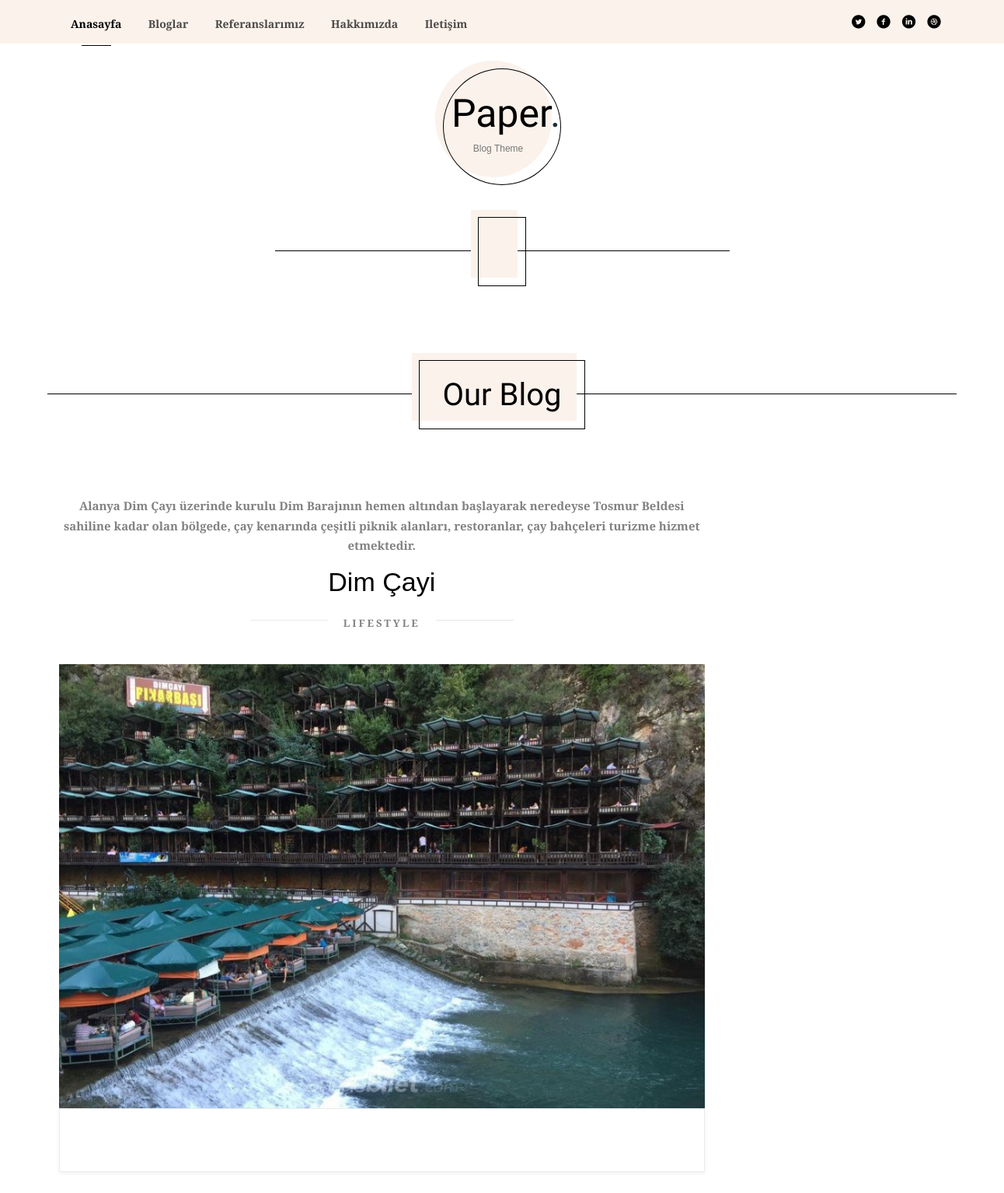
Screenshot of /blog/ with the database file from the repository.
### blog/models.py (models this page shows)
class Blog(models.Model):  # kategori ile ilişki kuruyoruz
    STATUS = (
        ('True', 'Evet'),
        ('False', 'Hayır'),
    )
    category = models.ForeignKey(Category, on_delete=models.CASCADE)  # foreignkey kategori: kategoriye refere ettik
    title = models.CharField(max_length=150)
    keywords = models.CharField(blank=True,max_length=255)
    description = models.CharField(blank=True,max_length=255)
    image = models.ImageField(blank=True, upload_to='images/')
    detail = RichTextUploadingField()
    slug = models.SlugField(blank=True,max_length=150)  # adres satırında ürünü çağırabilmemiz için yazdığımız metin
    status = models.CharField(max_length=10, choices=STATUS)
    create_at = models.DateTimeField(auto_now_add=True)
    update_at = models.DateTimeField(auto_now=True)
    def image_tag(self):   #image diye html kodu yazıyoruz adı img tag.class image in altında ki image burada ki image url kısmı search kısmına yazılıyor
        return mark_safe('<img src="{}" height="50"/>'.format(self.image.url))
    image_tag.short_description = 'Image'

### blog/views.py (the view)
# urls.py: path('', views.index, name='index'),
def index(request, ):
    blogs = Blog.objects.all()
    category = Category.objects.all()
    images = Category.objects.all()
    context = {'blogs': blogs,
               'category': category,
               'imagess': images,
             }
    return render(request, 'blogs.html', context)

### home/templates/blogs.html (shortened to what this page needs)
{% extends 'homebase.html' %}
{% block content %}
<div id="fh5co-content" class="fh5co-no-pd-top">
		<div class="container">
			<div class="row animate-box">
				<div class="col-md-6 col-md-offset-3 text-center fh5co-heading">
					<h2><span>{{categorydata.title}}</span></h2>
				</div>
			</div>
			<div class="row">
                <div id="fh5co-content" class="fh5co-no-pd-top">
                    <div class="container">
                        <div class="row animate-box">
                            <div class="col-md-12 col-md-offset-0 text-center fh5co-heading">
                                <h2><span>Our Blog</span></h2>
                            </div>
                        </div>
                        <div class="row">
                            <div class="col-md-9 col-padded-right">
                                <div class="row">
                                    {% for rs in blogs %}
                                    <div class="col-md-12">
                                        <div class="fh5co-blog animate-box">
                                            <div class="title title-pin text-center">
                                                <span class="posted-on">{{ rs.description }}</span>
                                                <h3><a href="#">{{ rs.title }}</a></h3>
                                                <span class="category">Lifestyle</span>
                                            </div>
                                            <a href="#"><img class="img-responsive" src="{{rs.image.url}}" alt=""></a>
                                            <div class="blog-text text-center">
                                            </div>
                                        </div>
                                    </div>
                                    {% endfor %}
                                </div>
                            </div>
                        </div>
                    </div>
                </div>
            </div>
        </div>
</div>
{% endblock %}

### home/static/css/style.css (style rules this page uses)
body { font-family: "Josefin Slab", Arial, serif; font-weight: 400; font-size: 16px; line-height: 1.7; color: #828282; }
a { color: #1d2f3b; -webkit-transition: 0.5s; -o-transition: 0.5s; transition: 0.5s; }
h1, h2, h3, h4, h5, h6, figure { color: #000; font-family: "Josefin Slab", Arial, serif; font-weight: 400; margin: 0 0 20px 0; }
#fh5co-about, #fh5co-content, #fh5co-started, #fh5co-blog, #fh5co-blog-popular, #fh5co-contact, #fh5co-footer { padding: 7em 0; clear: both; }
.fh5co-no-pd-top { padding-top: 1.5em !important; }
.fh5co-heading { margin-bottom: 5em; position: relative; }
.fh5co-heading:after { position: absolute; top: 28px; bottom: 0; left: 0; right: 0; width: 100%; height: 1px; content: ''; background: black; z-index: -1; }
.fh5co-heading h2 { font-size: 40px; margin-bottom: 20px; line-height: 1.5; color: #000; font-family: "Sacramento", cursive; }
.fh5co-heading h2 span { padding: 20px 30px; border: 1px solid #000; z-index: 8; position: relative; }
.fh5co-heading h2 span:after { position: absolute; top: -10px; bottom: 10px; left: -10px; right: 10px; content: ''; background: #fbf2eb; z-index: -1; }
.fh5co-blog { margin-bottom: 3em; width: 100%; float: left; }
.fh5co-blog > a { display: block; position: relative; -webkit-transition: 0.5s; -o-transition: 0.5s; transition: 0.5s; }
.fh5co-blog > a img { width: 100%; }
.fh5co-blog .title { margin-bottom: 40px; }
.fh5co-blog .title.title-pin h3 { font-size: 34px; }
.fh5co-blog .title.title-pin h3 a { color: #000; }
.fh5co-blog .title h3 { font-size: 24px; }
.fh5co-blog .title h3 a { color: #000; }
.fh5co-blog .title .posted-on { display: inline-block; margin-bottom: 15px; position: relative; font-weight: 700; font-size: 15px; }
.fh5co-blog .title .category { text-transform: uppercase; letter-spacing: 3px; font-size: 13px; font-weight: 700; position: relative; margin-bottom: 10px; }
.fh5co-blog .title .category:before { position: absolute; top: 5px; left: -120px; right: 0; bottom: 0; content: ''; width: 100px; height: 1px; background: rgba(0, 0, 0, 0.08); }
.fh5co-blog .title .category:after { position: absolute; top: 5px; right: -120px; bottom: 0; content: ''; width: 100px; height: 1px; background: rgba(0, 0, 0, 0.09); }
.fh5co-blog .blog-text { margin-bottom: 30px; position: relative; width: 100%; padding: 30px; float: left; background: #fff; border: 1px solid rgba(0, 0, 0, 0.08); -webkit-transition: 0.3s; -o-transition: 0.3s; transition: 0.3s; -webkit-box-shadow: 0px 2px 5px 0px rgba(0, 0, 0, 0.06); -moz-box-shadow: 0px 2px 5px 0px rgba(0, 0, 0, 0.06); box-shadow: 0px 2px 5px 0px rgba(0, 0, 0, 0.06); }
.col-padded-right { padding-right: 2em !important; }
.js .animate-box { opacity: 0; }

### rows the page displays
Blog: description "Alanya Dim Çayı üzerinde kurulu Dim Barajının hemen altından başlayarak neredeyse Tosmur Beldesi sahiline kadar olan bölgede, çay kenarında çeşitli piknik alanları, restoranlar, çay bahçeleri turizme hizmet etmektedir.", title "Dim Çayi", image (picture)
